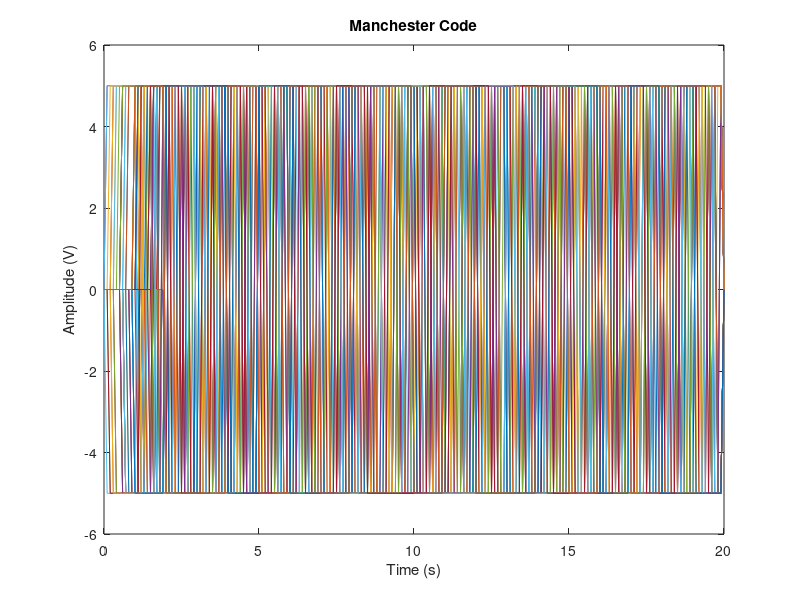

Write the MATLAB code that produced this figure.
% Define the number of bits
n = 10;

% Define the amplitude
A = 5;

% Define the bit period
Tb = 2;

% Define the total time
T = 20;

% Define the time step
dt = 0.1;

% Initialize the time vector and the signal matrix
t = 0:dt:T;
X = zeros(100, length(t));

% Initialize the alpha matrix
alpha_matrix = zeros(100, 1);

% Initialize the bits matrix
bits_matrix = zeros(100, n);

for j = 1:100
    % Define the initial time shift (alpha) with a uniform distribution
    alpha = Tb * rand();

    % Generate random binary data
    data = randi([0 1], 1, n);
    bits_matrix(j,:) = data;
    % Initialize the manchester code
    manchester =[];

    for i = 1:n
        if data(i) == 0
            manchester =[manchester , -A*ones(1,(Tb/2)/dt) , A*ones(1,(Tb/2)/dt)];
        else
            manchester =[manchester , A*ones(1,(Tb/2)/dt) , -A*ones(1,(Tb/2)/dt)];
        end
    end

    % Append zero values at the beginning of the signal to represent the alpha time shift
    alpha_vector = A*linspace(0,0,ceil(alpha/dt)+1);
    alpha_vector = alpha_vector(2:end);

    alpha_length = length(alpha_vector);
    manchester_length = ceil(T/dt) - alpha_length;
    X(j, alpha_length+1: alpha_length+manchester_length) = manchester(1:manchester_length);
    alpha_matrix(j) = alpha;

end

% Plot the signal matrix
figure;
for j = 1:100
    plot(t,X(j,:));
    hold on;
    xlabel('Time (s)')
    ylabel('Amplitude (V)')
    title('Manchester Code')
end
